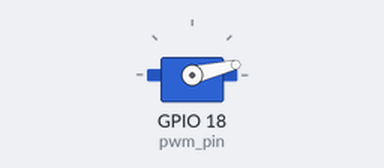
This program was run on a simulated Raspberry Pi (BCM pin numbers). On the bench: servo. Servo angles are drawn from the pulse width (0.5 ms = 0°, 2.5 ms = 180°). At 11.3 s the program stops and its outputs stay as they are.

Above: at 0.05 s.
At 0.9 s:
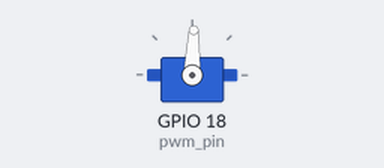
At 1.8 s:
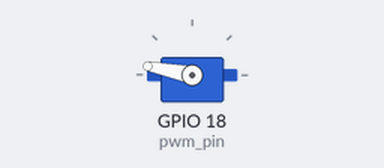
At 3.6 s:
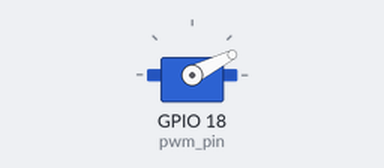
Timing chart, 0 to 8.7 s (numbered marks = the images above):
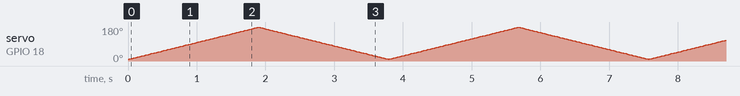

The program:

servo_test2.py
```python
import RPi.GPIO as GPIO
import time

pwm_pin = 18
GPIO.setwarnings(False) # 오류메세지 제거
GPIO.setmode(GPIO.BCM) # GPIO 핀뜰의 뻔호를 찌쩡하는 뀨칚
GPIO.setup(pwm_pin, GPIO.OUT) # 서보핀을 출력으로 설장
pwm = GPIO.PWM(pwm_pin, 50) # 서보핀을 PWM 50Hz로 사용
pwm.start(3.0)   # 서보모터의 초기값 3으로 설정, 듀티비 최소3 ~ 최대20

for i in range(0, 3):
    for high in range(30, 125):
        pwm.ChangeDutyCycle(high/10.0)  # 3~12.4
        time.sleep(0.02)

    for low in range(124, 30, -1):
        pwm.ChangeDutyCycle(low/10.0)   # 12.4~2.9
        time.sleep(0.02)

pwm.ChangeDutyCycle(0)
pwm.stop()
GPIO.cleanup()
```
